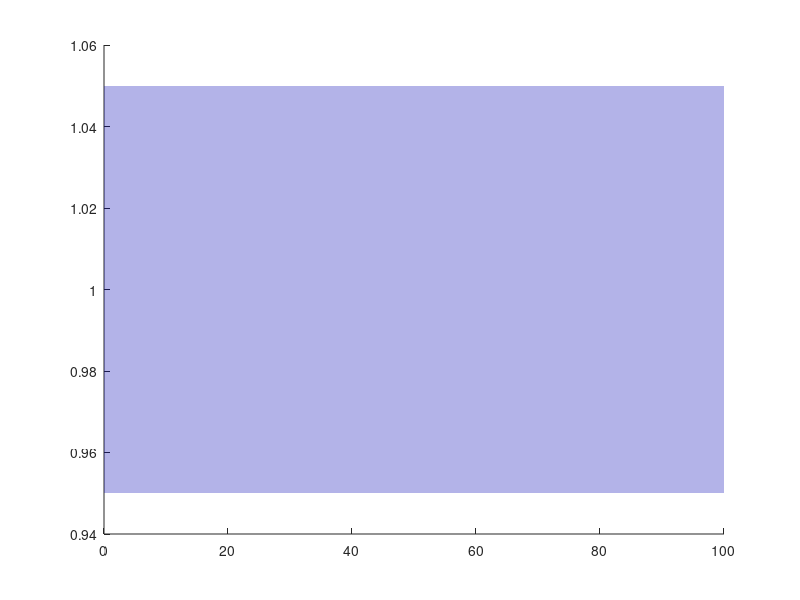

MATLAB code to generate this figure: (Note: this script raises an error after producing the figure.)
t = 0:0.01:100;

lambda = [-1+1j, -1-1j, -0.1];

num = abs(prod(lambda));
den = poly(lambda);
sys = tf(num, den);
[y, t_out] = step(sys, t);

y_inf = y(end);

[y_max, idx_max] = max(y);
Mp = (y_max - y_inf) / y_inf * 100;
t_max = t_out(idx_max);

lower_bound = 0.95 * y_inf;
upper_bound = 1.05 * y_inf;

tp_index = find((y < lower_bound) | (y > upper_bound), 1, 'last');
if isempty(tp_index)
    tp = 0;
else
    if tp_index + 1 <= length(t_out)
        tp = t_out(tp_index + 1);
    else
        tp = t_out(end);
    end
end

figure('Color', 'white', 'Position', [100, 100, 700, 350]);
hold on;

x_fill = [t_out(:); flipud(t_out(:))];
y_fill = [upper_bound*ones(size(t_out(:))); flipud(lower_bound*ones(size(t_out(:))))];
h_fill = fill(x_fill, y_fill, [0, 0, 0.7], 'FaceAlpha', 0.3, 'EdgeColor', 'none');

uistack(h_fill, 'bottom')

h_plot = plot(t_out, y, 'b-', 'LineWidth', 2.5, 'Color', [0, 0, 0.7]);

if tp > 0
    h_tp = plot([tp, tp], [0, lower_bound], 'r--', 'LineWidth', 1.5, 'Color', [0.8, 0, 0]);

    text(tp+2, -0.011, sprintf('t_p', tp), ...
     'HorizontalAlignment', 'center', 'VerticalAlignment', 'top', ...
     'FontSize', 12, 'Color', [0.8, 0, 0], 'FontWeight', 'bold');
end

h_yinf = plot([0, t_out(end)], [y_inf, y_inf], 'k--', 'LineWidth', 1.5);

text(-1.5, y_inf, sprintf('y_{∞}', y_inf), ...
     'HorizontalAlignment', 'right', 'VerticalAlignment', 'middle', ...
     'FontSize', 12, 'Color', 'black', 'FontWeight', 'bold');

hold off;

ax = gca;
ax.LineWidth = 1.5;
ax.FontSize = 14;
ax.FontName = 'DejaVuMathTeXGyre';
ax.XColor = [0.3, 0.3, 0.3];
ax.YColor = [0.3, 0.3, 0.3];
grid on; grid minor;
ax.GridColor = [0.9, 0.9, 0.9];
ax.GridAlpha = 0.4;
ax.MinorGridColor = [0.95, 0.95, 0.95];
ax.MinorGridAlpha = 0.2;
box on;

ylim([-0.02, 1.1]); 
xlim([0, t_out(end)]); 

xlabel('Time');
ylabel('Amplitude');

if tp > 0
    legend([h_plot, h_fill, h_yinf, h_tp], ...
           'Step response', '±5% region', ...
           sprintf('y_{∞} = %.2f', y_inf), ...
           sprintf('t_p = %.2f', tp), ...
           'Location', 'southeast');
else
    legend([h_plot, h_fill, h_yinf], ...
           'Step response', '±5% region', ...
           sprintf('y_{∞} = %.2f', y_inf), ...
           'Location', 'southeast');
end

% exportgraphics(gcf, '../../images/task2/y8.png', 'Resolution', 300);

fprintf('\n==== Результаты ====\n');
fprintf('Полюса:                 %s\n', mat2str(lambda));
fprintf('Установившееся значение: %.4f\n', y_inf);
fprintf('Перерегулирование:       %.2f %%\n', Mp);
fprintf('Время перехода (5%%):     %.2f сек\n', tp);

%%%%%%%%%%%%%%%%%%%%%%%%%%%%%%%%%%%%%%%%%%%%%%%%%%%%%%%%%%%

figure('Color', 'white', 'Position', [100, 100, 550, 300]); 
% plot(real(lambda), imag(lambda), 'o', 'MarkerSize', 10, ...
%     'MarkerFaceColor', [0.0, 0.0, 0.7], 'MarkerEdgeColor', 'black', 'LineWidth', 1.5);

colors = {[0, 0, 0.7], [0.8, 0.2, 0.2], [0, 0.5, 0.4]};

hold on
for k = 1:length(lambda)
    plot(real(lambda(k)), imag(lambda(k)), 'o', ...
        'MarkerSize', 10, ...
        'MarkerFaceColor', colors{k}, ...
        'MarkerEdgeColor', 'k', ...
        'LineWidth', 1.5);
end
hold off

grid on; 
axis equal; 
ax = gca;

ax.Box = 'off'; 
ax.XAxisLocation = 'origin'; 
ax.YAxisLocation = 'origin'; 

ax.LineWidth = 1.5; 
ax.FontSize = 12; 
ax.FontName = 'DejaVuMathTeXGyre'; 
ax.XColor = [0.3, 0.3, 0.3]; 
ax.YColor = [0.3, 0.3, 0.3];

grid on; 
grid minor; 
ax.GridColor = [0.9, 0.9, 0.9]; 
ax.GridAlpha = 0.4; 
ax.MinorGridColor = [0.95, 0.95, 0.95]; 
ax.MinorGridAlpha = 0.2;

xlabel('Re(\lambda)');
ylabel('Im(\lambda)');

xlim([-2.1, 2.1]);
ylim([-2.1, 2.1]);

ax.TickDir = 'in';

ax.XTick = -2:1:2; 
ax.YTick = -2:1:2;

ax.XAxis.Label.FontSize = 13;
ax.YAxis.Label.FontSize = 13;

hold on;

arrowColor = [0.3, 0.3, 0.3];
arrowSize = 0.25; 

x_arrow_x = [1.98, 2.1, 1.98, 1.98]; 
x_arrow_y = [arrowSize/2, 0, -arrowSize/2, arrowSize/2];
fill(x_arrow_x, x_arrow_y, arrowColor, 'EdgeColor', arrowColor, 'LineWidth', 1);

y_arrow_x = [arrowSize/2, 0, -arrowSize/2, arrowSize/2];
y_arrow_y = [1.98, 2.1, 1.98, 1.98];  
fill(y_arrow_x, y_arrow_y, arrowColor, 'EdgeColor', arrowColor, 'LineWidth', 1);

hold off;

exportgraphics(gcf, '../../images/task2/lambda8.png', 'Resolution', 300);
